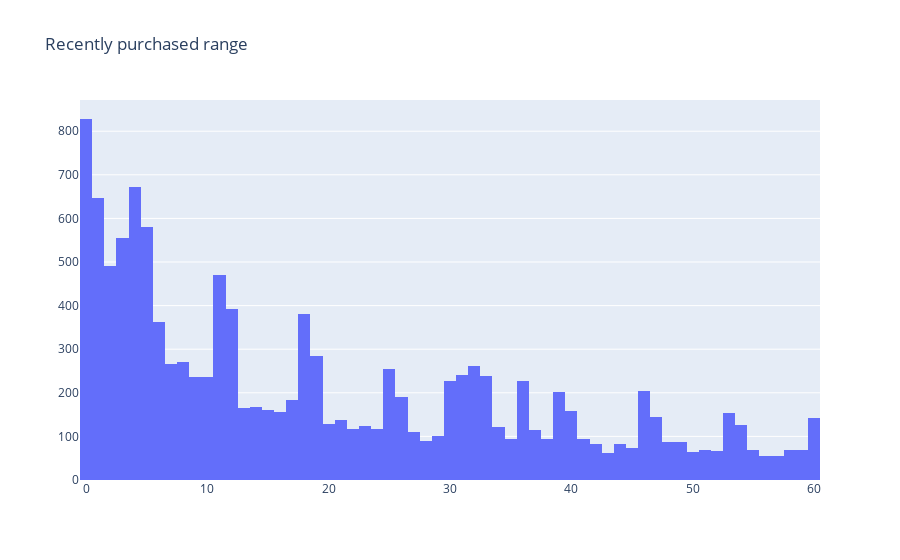

The cell this chart's notebook holds for it:
### Code cell
plot_data = [
    go.Histogram(
        x=data_user['Recency']
    )
]

plot_layout = go.Layout(
        title='Recently purchased range'
    )
fig = go.Figure(data=plot_data, layout=plot_layout)
pyoff.iplot(fig)

### Figure 1 — Plotly figure (JSON) as saved in the notebook; plotly's stock layout.template omitted (floating-point values rounded to 4 significant figures; data arrays with more than 128 entries replaced by an {"elided": "..."} marker saying what was removed)
{"data": [{"type": "histogram", "x": {"elided": "12713 int values"}}], "layout": {"title": {"text": "Recently purchased range"}}}
